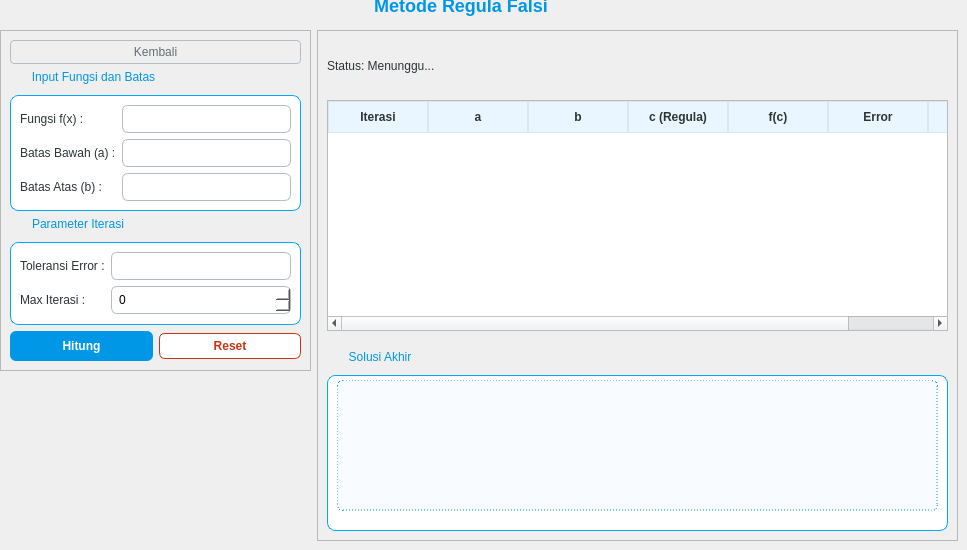
      <widget class="QWidget" name="pageRegula">
       <property name="styleSheet">
        <string notr="true">/* === TEMA REGULA FALSI: TOSCA OCEAN 🌊 === */

/* 1. LABEL &amp; JUDUL */
QLabel {
    color: #2d3436;
}
/* Judul Halaman - Tosca Gelap */
QLabel#labelJudulRegula {
    font-size: 18px;
    font-weight: bold;
    color: #0097e6; 
}

/* 2. GROUP BOX (KOTAK KONTAINER) */
QGroupBox {
    border: 1px solid #00a8ff; /* Border Biru Laut */
    border-radius: 8px;
    margin-top: 25px;
    background-color: #ffffff;
}
QGroupBox::title {
    subcontrol-origin: margin;
    left: 15px;
    padding: 0 5px;
    color: #0097e6; /* Judul Group Tosca */
    font-weight: bold;
}

/* 3. TABEL HASIL */
QTableWidget {
    border: 1px solid #b2bec3;
    gridline-color: #dfe6e9;
    selection-background-color: #00a8ff; /* Warna saat baris diklik (Biru Laut) */
    selection-color: #ffffff;
}
QHeaderView::section {
    background-color: #eaf6ff; /* Header Biru Sangat Muda */
    color: #2d3436;
    font-weight: bold;
    border: 1px solid #dfe6e9;
    padding: 6px;
}

/* 4. INPUT FIELDS (Kotak Ketik) */
QLineEdit, QSpinBox {
    border: 1px solid #b2bec3;
    border-radius: 6px;
    padding: 5px;
    background-color: #ffffff;
}
/* Saat diklik jadi warna Tosca */
QLineEdit:focus, QSpinBox:focus {
    border: 2px solid #0097e6; 
    background-color: #f0faff;
}

/* ============================================
   🚀 TOMBOL UTAMA (HITUNG) - TOSCA
   ============================================ */
QPushButton#btnHitungRegula {
    background-color: #0097e6; /* Warna Dasar Tosca */
    color: white;
    border-radius: 6px;
    padding: 8px 20px;
    font-weight: bold;
    border: none;
}
QPushButton#btnHitungRegula:hover {
    background-color: #00a8ff; /* Lebih terang saat hover */
}
QPushButton#btnHitungRegula:pressed {
    background-color: #006266; /* Hijau tua saat ditekan */
}

/* ============================================
   🔄 TOMBOL RESET - MERAH BATA
   ============================================ */
QPushButton#btnResetRegula {
    background-color: #ffffff;
    color: #c23616; /* Merah Bata */
    border: 1px solid #c23616;
    border-radius: 6px;
    padding: 5px 15px;
    font-weight: bold;
}
QPushButton#btnResetRegula:hover {
    background-color: #c23616;
    color: white;
}

/* ============================================
   🔙 TOMBOL KEMBALI - ABU-ABU NETRAL
   ============================================ */
QPushButton#btnKembaliRegula {
    background-color: transparent;
    border: 1px solid #b2bec3;
    border-radius: 4px;
    color: #636e72;
    padding: 4px 10px;
}
QPushButton#btnKembaliRegula:hover {
    background-color: #dfe6e9;
    color: #2d3436;
}

/* 6. KOTAK SOLUSI (HASIL AKHIR) */
QTextEdit {
    background-color: #f8fbff; /* Biru super tipis */
    border: 1px dashed #0097e6;
    border-radius: 6px;
    font-family: &quot;Consolas&quot;, monospace;
}</string>
       </property>
       <widget class="QLabel" name="labelJudulRegula">
        <property name="geometry">
         <rect>
          <x>153</x>
          <y>-10</y>
          <width>616</width>
          <height>31</height>
         </rect>
        </property>
        <property name="font">
         <font>
          <family>Segoe UI</family>
          <pointsize>-1</pointsize>
          <bold>true</bold>
         </font>
        </property>
        <property name="text">
         <string>Metode Regula Falsi</string>
        </property>
        <property name="textFormat">
         <enum>Qt::TextFormat::AutoText</enum>
        </property>
        <property name="alignment">
         <set>Qt::AlignmentFlag::AlignCenter</set>
        </property>
       </widget>
       <widget class="QFrame" name="frame_21">
        <property name="geometry">
         <rect>
          <x>317</x>
          <y>30</y>
          <width>641</width>
          <height>511</height>
         </rect>
        </property>
        <property name="frameShape">
         <enum>QFrame::Shape::StyledPanel</enum>
        </property>
        <property name="frameShadow">
         <enum>QFrame::Shadow::Raised</enum>
        </property>
        <widget class="QTableWidget" name="tableHasilRegula">
         <property name="geometry">
          <rect>
           <x>10</x>
           <y>70</y>
           <width>621</width>
           <height>231</height>
          </rect>
         </property>
         <property name="editTriggers">
          <set>QAbstractItemView::EditTrigger::NoEditTriggers</set>
         </property>
         <property name="alternatingRowColors">
          <bool>true</bool>
         </property>
         <property name="selectionBehavior">
          <enum>QAbstractItemView::SelectionBehavior::SelectRows</enum>
         </property>
         <column>
          <property name="text">
           <string>Iterasi</string>
          </property>
         </column>
         <column>
          <property name="text">
           <string>a</string>
          </property>
         </column>
         <column>
          <property name="text">
           <string>b</string>
          </property>
         </column>
         <column>
          <property name="text">
           <string>c (Regula)</string>
          </property>
         </column>
         <column>
          <property name="text">
           <string>f(c)</string>
          </property>
         </column>
         <column>
          <property name="text">
           <string>Error</string>
          </property>
         </column>
         <column>
          <property name="text">
           <string>Ket</string>
          </property>
         </column>
        </widget>
        <widget class="QLabel" name="labelStatusRegula">
         <property name="geometry">
          <rect>
           <x>10</x>
           <y>20</y>
           <width>431</width>
           <height>31</height>
          </rect>
         </property>
         <property name="text">
          <string>Status: Menunggu...</string>
         </property>
        </widget>
        <widget class="QGroupBox" name="groupBox_21">
         <property name="geometry">
          <rect>
           <x>10</x>
           <y>320</y>
           <width>621</width>
           <height>181</height>
          </rect>
         </property>
         <property name="title">
          <string>Solusi Akhir</string>
         </property>
         <widget class="QTextEdit" name="txtSolusiRegula">
          <property name="geometry">
           <rect>
            <x>10</x>
            <y>30</y>
            <width>601</width>
            <height>131</height>
           </rect>
          </property>
          <property name="readOnly">
           <bool>true</bool>
          </property>
         </widget>
        </widget>
       </widget>
       <widget class="QFrame" name="frame_22">
        <property name="geometry">
         <rect>
          <x>0</x>
          <y>30</y>
          <width>311</width>
          <height>341</height>
         </rect>
        </property>
        <property name="frameShape">
         <enum>QFrame::Shape::StyledPanel</enum>
        </property>
        <property name="frameShadow">
         <enum>QFrame::Shadow::Raised</enum>
        </property>
        <layout class="QGridLayout" name="gridLayout_11">
         <item row="0" column="0">
          <widget class="QPushButton" name="btnKembaliRegula">
           <property name="text">
            <string>Kembali</string>
           </property>
          </widget>
         </item>
         <item row="1" column="0">
          <layout class="QGridLayout" name="gridLayout_12">
           <item row="0" column="0">
            <widget class="QGroupBox" name="groupBox_22">
             <property name="title">
              <string>Input Fungsi dan Batas</string>
             </property>
             <layout class="QGridLayout" name="gridLayout_13">
              <item row="0" column="0">
               <layout class="QHBoxLayout" name="horizontalLayout_12">
                <item>
                 <layout class="QVBoxLayout" name="verticalLayout_15">
                  <item>
                   <widget class="QLabel" name="label_12">
                    <property name="text">
                     <string>Fungsi f(x) :</string>
                    </property>
                   </widget>
                  </item>
                  <item>
                   <widget class="QLabel" name="label_20">
                    <property name="text">
                     <string>Batas Bawah (a) :</string>
                    </property>
                   </widget>
                  </item>
                  <item>
                   <widget class="QLabel" name="label_21">
                    <property name="text">
                     <string>Batas Atas (b) :</string>
                    </property>
                   </widget>
                  </item>
                 </layout>
                </item>
                <item>
                 <layout class="QVBoxLayout" name="verticalLayout_16">
                  <item>
                   <widget class="QLineEdit" name="inputFungsiRegula"/>
                  </item>
                  <item>
                   <widget class="QLineEdit" name="inputARegula"/>
                  </item>
                  <item>
                   <widget class="QLineEdit" name="inputBRegula"/>
                  </item>
                 </layout>
                </item>
               </layout>
              </item>
             </layout>
            </widget>
           </item>
           <item row="1" column="0">
            <widget class="QGroupBox" name="groupBox_23">
             <property name="title">
              <string>Parameter Iterasi</string>
             </property>
             <layout class="QGridLayout" name="gridLayout_14">
              <item row="0" column="0">
               <layout class="QHBoxLayout" name="horizontalLayout_13">
                <item>
                 <layout class="QVBoxLayout" name="verticalLayout_22">
                  <item>
                   <widget class="QLabel" name="label_22">
                    <property name="text">
                     <string>Toleransi Error :</string>
                    </property>
                   </widget>
                  </item>
                  <item>
                   <widget class="QLabel" name="label_23">
                    <property name="text">
                     <string>Max Iterasi :</string>
                    </property>
                   </widget>
                  </item>
                 </layout>
                </item>
                <item>
                 <layout class="QVBoxLayout" name="verticalLayout_23">
                  <item>
                   <widget class="QLineEdit" name="inputTolRegula"/>
                  </item>
                  <item>
                   <widget class="QSpinBox" name="inputIterRegula"/>
                  </item>
                 </layout>
                </item>
               </layout>
              </item>
             </layout>
            </widget>
           </item>
          </layout>
         </item>
         <item row="2" column="0">
          <layout class="QHBoxLayout" name="horizontalLayout_14">
           <item>
            <widget class="QPushButton" name="btnHitungRegula">
             <property name="text">
              <string>Hitung</string>
             </property>
            </widget>
           </item>
           <item>
            <widget class="QPushButton" name="btnResetRegula">
             <property name="text">
              <string>Reset</string>
             </property>
            </widget>
           </item>
          </layout>
         </item>
        </layout>
       </widget>
      </widget>
